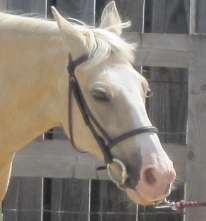
#> input picture Images/Chapter3/Input/Horse.png, 206 x 221 px
$ python BasicPointOperators.py
#> lines starting #> are read from the running program, lines starting #| are printed output that depends on the picture
### ExamplesPython_3.6/Modules/ImageUtilities.py
'''
Feature Extraction and Image Processing
Mark S. Nixon & Alberto S. Aguado
http://www.southampton.ac.uk/~msn/book/
ImageUtilities: Helper module to support image read, create, show and write
                Uses PIL and numpy to work with arrays containing image data
'''

# Image load by using PIL
from PIL import Image

# Array to store image data
from numpy import array, zeros, amax, amin, clip

# Read an image returning an array with 3 color components
# [8 lines left out: function imageReadRGB, not called in this run]

# Read an image returning an array with 1 component
def imageReadL(fileName):
#> called with fileName = '../../Images/Chapter3/Input/Horse.png'
    inputImage = Image.open(fileName)
#> inputImage is the input picture: PIL image 206x221 RGB; mean R, G, B 134.5, 126.5, 116.8
    width, height = inputImage.size
#> width = 206; height = 221

    inputArray = array(inputImage)
    outputArray = zeros((height, width), dtype='uint8')

    # Combine pixel values, for each row and column
    for y in range(0, height):
        for x in range(0, width):
            rgb = inputArray[y,x]
            outputArray[y,x] = (int(rgb[0]) + int(rgb[1]) + int(rgb[2])) / 3
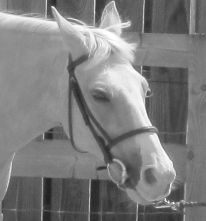
#> outputArray: shape (221, 206); min 30, max 255, mean 125.6

    return outputArray, width, height

# Save a image containing float as a gray level image
# [37 lines left out: functions imageSaveF, imageSaveL, imageSaveRGB, createImageRGB, not called in this run]

# Create a zero array with a color components
def createImageL(width, height):
    outputArray = zeros((height, width), dtype='uint8')

    return outputArray

# Create a zero array two float components
# [92 lines left out: functions createImageUV, createImage2I, createImageF, createImageNF, createImageFromDataF, createScaleImageL and 3 more, not called in this run]

# Create a 1D array of integers
def createVectorI(width):
    outputArray = zeros(width, dtype='int')

    return outputArray

# Show an array containing image data
# [4 lines left out: function showImageRGB, not called in this run]

# Show an array containing image data
def showImageL(image):
    # Create output and show
    outputImage = Image.fromarray(image, 'L')
    outputImage.show()

# Show an array containing image data
# [21 lines left out: function showImageF, not called in this run]

### ExamplesPython_3.6/Modules/ImageOperatorsUtilities.py
'''
Feature Extraction and Image Processing
Mark S. Nixon & Alberto S. Aguado
http://www.southampton.ac.uk/~msn/book/
ImageOperatorsUtilities: Helper module to process an image
'''

# Images
from ImageUtilities import createImageF, createImageL, createVectorI
from ConvolutionUtilities import createGaussianKernel, createSobelKernel, applyKernelF, applyKernelMA

# Array to store image data
from numpy import amax

# Math
from math import log, pi, sin, cos

# Iteration
from timeit import itertools

# Create a log of an array containing float data
# [16 lines left out: function imageLogF, not called in this run]

# Compute the histogram of an image
def computeHistogram(inputImage):
    height = len(inputImage)
    width = len(inputImage[0])

    # Vector of integers values to store the number of times a pixel value is repeated
    outputHistogram = createVectorI(256)

    # Get the number of times a pixel value is found in the image
    for x,y in itertools.product(range(0, width), range(0, height)):
        pixelValue = inputImage[y,x]
        outputHistogram[pixelValue] += 1

    return outputHistogram

# Return byte thresholded image
# [150 lines left out: functions thresholdImage, applyCannyEdgeDetector, not called in this run]

### ExamplesPython_3.6/Modules/PlotUtilities.py
'''
Feature Extraction and Image Processing
Mark S. Nixon & Alberto S. Aguado
http://www.southampton.ac.uk/~msn/book/
PlotUtilities: Helper module to show plots of image data
          Uses numpy  and matplotlib to work with arrays and plots
'''

# Math functions
import math

# Array to store data
import numpy as np

# Array to store image data
from numpy import zeros

# Plot functions
import matplotlib.pyplot as plt
import matplotlib.ticker as ticker

# Two alternative ways to import Axes3D.
import importlib
importlib.import_module('mpl_toolkits.mplot3d').Axes3D
#from mpl_toolkits.mplot3d import Axes3D

# Plot a histogram of data
def plotHistogram(data, plotRange = [0, 0], barSepartion = 1):

    width = len(data)
    x = np.linspace(0, width-1, width)

    # Create figure
    fig = plt.figure()
    axes = fig.gca()
    axes.bar(x, data, barSepartion)

    axes.spines['top'].set_visible(False)
    axes.spines['right'].set_visible(False)

    if plotRange[0] != 0 or plotRange[1] != 0:
        axes.set_ylim([plotRange[0], plotRange[1]])

    plt.show()

# Plot a histogram of data
# [311 lines left out: functions plotCurve, plot2Curves, plotCurves, plotCurveXY, plot3DColorHistogram, plot3DHistogram and 4 more, not called in this run]

### ExamplesPython_3.6/Chapter3/BasicPointOperators.py

'''
Feature Extraction and Image Processing
Mark S. Nixon & Alberto S. Aguado
http://www.southampton.ac.uk/~msn/book/
Chapter 3
BasicPointOperators: Applies point operations to an image (sawtooth,logarithmic,exponential)
                      and show the histogram of the resulting image
'''

# Set module functions
from ImageUtilities import imageReadL, showImageL, createImageL
from PlotUtilities import plotHistogram
from ImageOperatorsUtilities import computeHistogram

# Math functions and iteration
from math import log, exp
from timeit import itertools

'''
Parameters:
    pathToDir = Input image directory
    imageName = Input image name
    intevalSize = Define the sawtooth fixed interval size
'''
pathToDir = "../../Images/Chapter3/Input/"
imageName = "Horse.png"
intevalSize = 64

# Read image into array
inputImage, width, height  = imageReadL(pathToDir + imageName)
#> width = 206; height = 221

# Show input image
showImageL(inputImage)

# Create 3 images to store the result of 3 operators
outputSawtoothImage = createImageL(width, height)
#> outputSawtoothImage: shape (221, 206); every value is 0
outputLogarithmicImage = createImageL(width, height)
outputExponentialImage = createImageL(width, height)

# Set the pixels in the output image
for x,y in itertools.product(range(0, width), range(0, height)):
    inputValue = int(inputImage[y,x])

    # Set the pixels in the sawtooth image
    pixelInInterval = inputValue % intevalSize
    gain = float(pixelInInterval) / float(intevalSize)
    outputSawtoothImage[y,x] = inputValue * gain

    # Set the pixels in the Logarithmic
    outputLogarithmicImage[y,x] = 20 * log(inputValue * 100.0)

    # Set the pixels in the Exponential image
    outputExponentialImage[y,x] = 20 * exp(inputValue / 100.0)
#> this loop made 45526 passes
#> (inputValue, pixelInInterval, gain) on passes 1 to 3: (144, 16, 0.25), (143, 15, 0.234), (146, 18, 0.281)
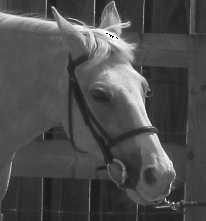
#> outputExponentialImage: shape (221, 206); min 0, max 253, mean 77.2
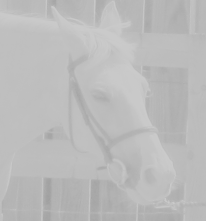
#> outputLogarithmicImage: shape (221, 206); min 160, max 202, mean 187.1
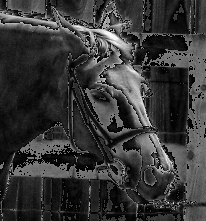
#> outputSawtoothImage: shape (221, 206); min 0, max 251, mean 55.5

# Compute histograms
histogramSawtoothImage = computeHistogram(outputSawtoothImage)
#> in computeHistogram, `width = len(inputImage[0])`: width = 206
#> the loop in computeHistogram, `for x,y in itertools.product(range(0, width), range(0, height)):` made 45526 passes
#> pixelValue on passes 1 to 3: 36, 33, 41
#> after the loop in computeHistogram, `for x,y in itertools.product(range(0, width), range(0, height)):`: outputHistogram = 256 values, max 1343 at index 31, min 0 at index 13, mean 177.8
#> histogramSawtoothImage has the same summary as outputHistogram in computeHistogram
histogramLogarithmicImage = computeHistogram(outputLogarithmicImage)
#> the loop in computeHistogram (call 2), `for x,y in itertools.product(range(0, width), range(0, height)):` made 45526 passes
#> pixelValue on passes 1 to 3: 191, 191, 191
#> histogramLogarithmicImage = 256 values, max 5210 at index 190, min 0 at index 0, mean 177.8
histogramExponentialImage = computeHistogram(outputExponentialImage)
#> histogramExponentialImage = 256 values, max 1817 at index 81, min 0 at index 1, mean 177.8

# Show output images
showImageL(outputSawtoothImage)
showImageL(outputLogarithmicImage)
showImageL(outputExponentialImage)

# Plot histograms
plotHistogram(histogramSawtoothImage)
#> in plotHistogram, `width = len(data)`: width = 256
#> in plotHistogram, `plt.show()`:
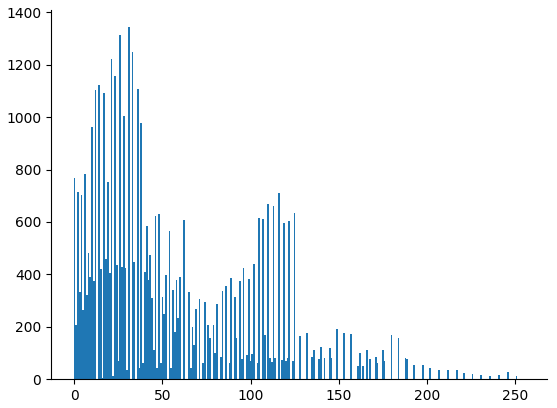
#> figure drawn by matplotlib, 1 panel; tallest bar 1343 high, from x = 30.5 to 31.5
plotHistogram(histogramLogarithmicImage)
#> call 2 of plotHistogram, with data = array of shape (256,), barSepartion = 1
#> in plotHistogram (call 2), `plt.show()`:
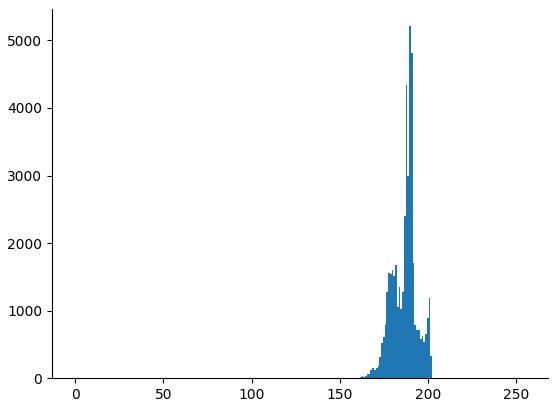
#> figure drawn by matplotlib, 1 panel; tallest bar 5210 high, from x = 189.5 to 190.5
plotHistogram(histogramExponentialImage)
#> call 3 of plotHistogram, with data = array of shape (256,), barSepartion = 1
#> in plotHistogram (call 3), `plt.show()`:
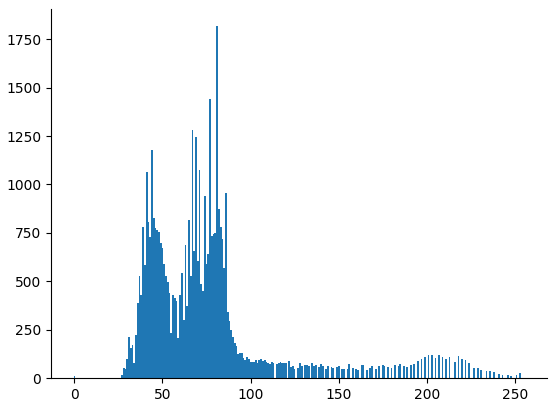
#> figure drawn by matplotlib, 1 panel; tallest bar 1817 high, from x = 80.5 to 81.5

$ run again, with Images/Chapter3/Input/Giraffe.png copied over Images/Chapter3/Input/Horse.png
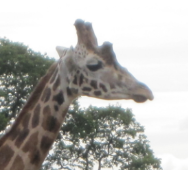
#> input picture Images/Chapter3/Input/Giraffe.png, 188 x 170 px
#> in imageReadL, inputImage is the input picture: PIL image 188x170 RGB; mean R, G, B 179, 177.8, 174.1
#> `inputImage, width, height  = imageReadL(pathToDir + imageName)`: width = 188; height = 170
#> the loop `for x,y in itertools.product(range(0, width), range(0, height)):` made 31960 passes
#> (inputValue, pixelInInterval, gain) on passes 1 to 3: (255, 63, 0.984), (255, 63, 0.984), (255, 63, 0.984)
#> after the loop `for x,y in itertools.product(range(0, width), range(0, height)):`:
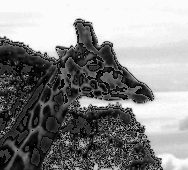
#> outputSawtoothImage: shape (170, 188); min 0, max 251, mean 137.5
#> in computeHistogram, `width = len(inputImage[0])`: width = 188
#> the loop in computeHistogram, `for x,y in itertools.product(range(0, width), range(0, height)):` made 31960 passes
#> pixelValue on passes 1 to 3: 251, 251, 251
#> after the loop in computeHistogram, `for x,y in itertools.product(range(0, width), range(0, height)):`: outputHistogram = 256 values, max 5621 at index 251, min 0 at index 13, mean 124.8
#> histogramSawtoothImage has the same summary as outputHistogram in computeHistogram
#> the loop in computeHistogram (call 2), `for x,y in itertools.product(range(0, width), range(0, height)):` made 31960 passes
#> pixelValue on passes 1 to 3: 202, 202, 202
#> histogramLogarithmicImage = 256 values, max 13955 at index 202, min 0 at index 0, mean 124.8
#> histogramExponentialImage = 256 values, max 5621 at index 0, min 0 at index 1, mean 124.8
#> in plotHistogram, `width = len(data)`: width = 256
#> in plotHistogram (call 3), `plt.show()`:
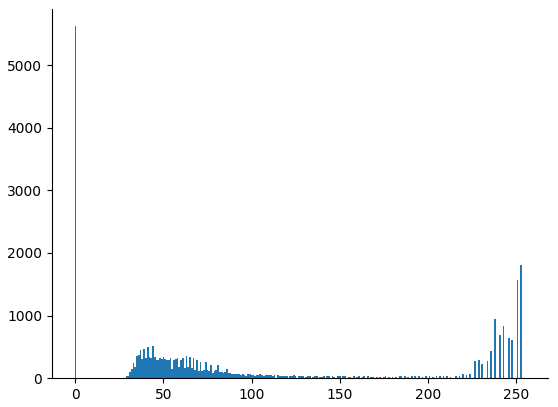
#> figure drawn by matplotlib, 1 panel; tallest bar 5621 high, from x = -0.5 to 0.5
